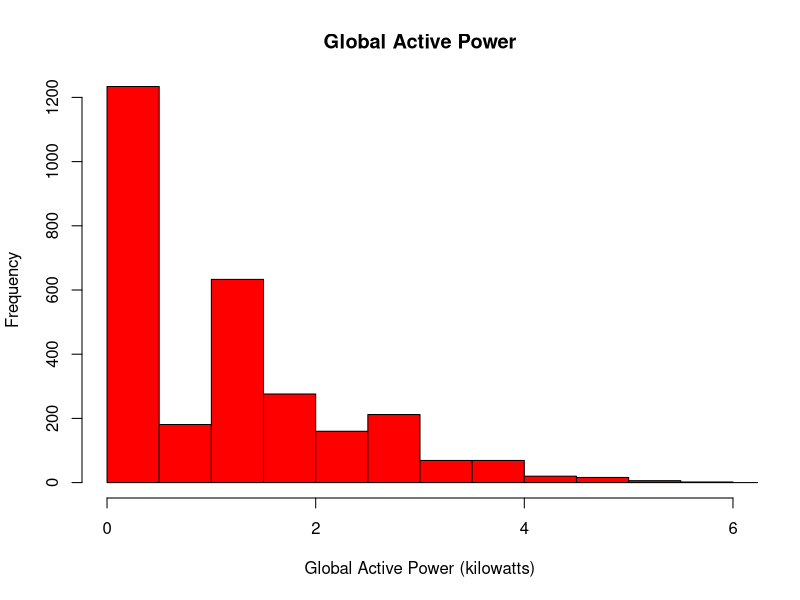

Recreate this plot in R.
setwd("C:/Users/xwen/Desktop/r-jhu/ExData_Plotting1")
hpc_clip <- read.table("household_power_consumption_clip.txt",header = TRUE,sep = ";")
png(filename="plot1.png")
hist(hpc_clip$Global_active_power,col = "red",main="Global Active Power",
     xlim = c(0,6),ylim = c(0,1200),xlab = "Global Active Power (kilowatts)",breaks = 12,xaxt="n")
axis(side = 1, at = c(0,2,4,6))
dev.off()